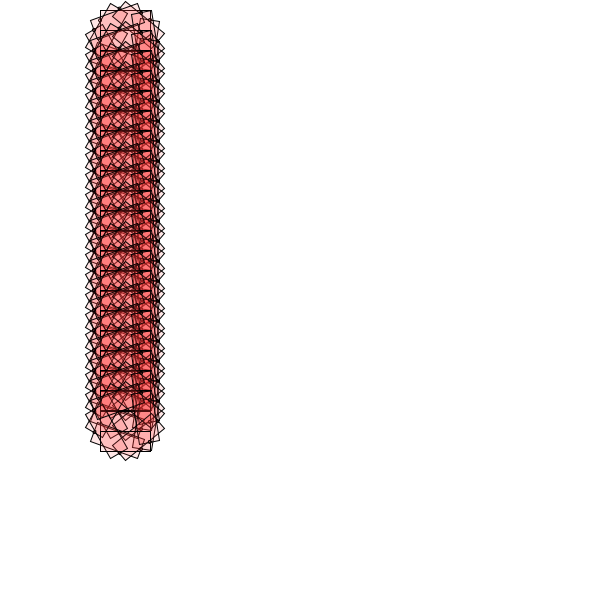
Frame 1 (no input)
Frame 60 (the mouse pressed at the canvas centre just before this capture): identical to frame 1, image omitted
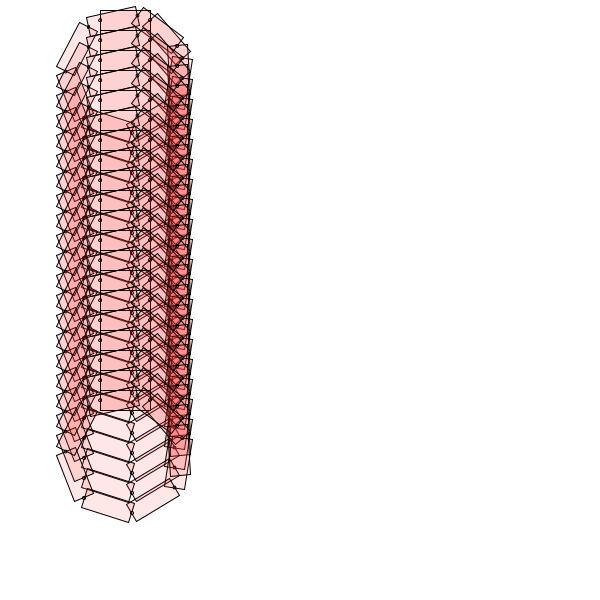
Frame 120 (the mouse held since frame 60 and released just before this capture)

The Processing sketch that drew these frames (run headless with seeded random() and noise(); from frame 60 on, the mouse is pressed at the canvas centre):

// Processing sketch: processing_73909
// ── processing_73909.pde


void setup() {
  size(600, 600);
  fill(255, 50, 50, 30);
  //noLoop();
  //  rectMode(CENTER);
  frameRate(17);
}

void draw() {
  background(255);
  translate(100, 0);
  
  for (int ii=0;ii<20;ii++) {
    translate(0,20);
    pushMatrix();
    for (int i=0;i<10;i++) {

      rect(0, -10, 50, 20);

      ellipse(0, 0, 3, 3);
      translate(50, 0);
      rotate(radians(map(mouseX, 0, width-5, 100, 0)));
    }
    popMatrix();
  }
}

void grid(int space) {

  for (int x=0;x<width/2;x+=space) {
    for (int y=0;y<width/2;y+=space) {
      rect(x, y, space, space);
    }
  }
}
